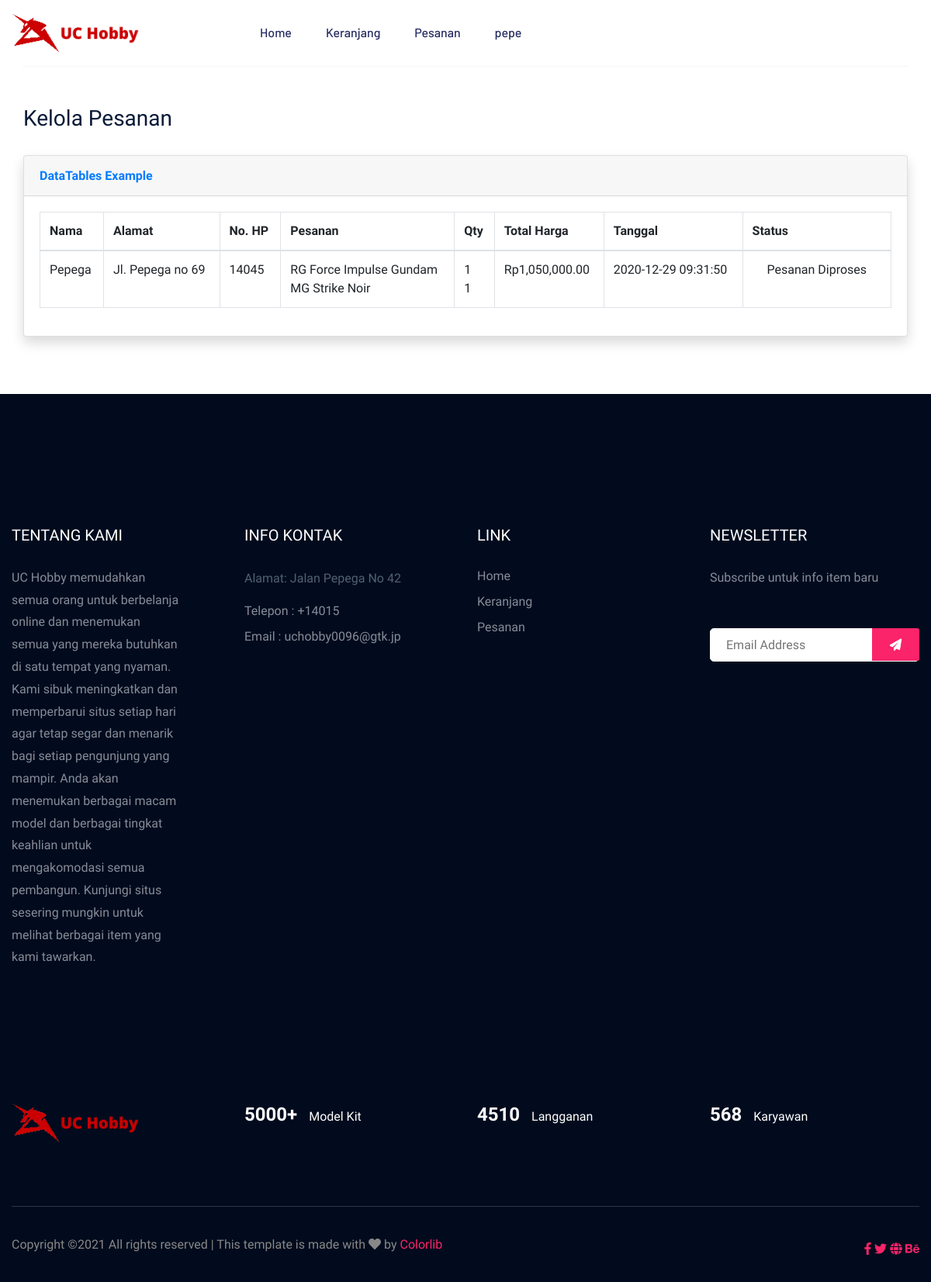
The page /orderlist.php (signed in) on the database its author committed.
### tables this page shows
CREATE TABLE `orders` (
  `id_order` int(100) NOT NULL,
  `id_user` int(100) NOT NULL,
  `nama` varchar(100) NOT NULL,
  `alamat` varchar(100) NOT NULL,
  `no_hp` varchar(100) NOT NULL,
  `date_updated` datetime NOT NULL DEFAULT current_timestamp(),
  `status` int(11) NOT NULL
);

CREATE TABLE `product` (
  `id_product` int(11) NOT NULL,
  `category_id` int(11) DEFAULT NULL,
  `name` varchar(100) NOT NULL,
  `stock` int(11) NOT NULL,
  `date_added` datetime NOT NULL DEFAULT current_timestamp(),
  `picture` varchar(100) NOT NULL,
  `price` decimal(20,0) NOT NULL
);

### orderlist.php (the view, shortened to what this page needs)
<?php
    include ("connection.php");
    $user=$_SESSION['id_user'];
    $q1="SELECT * FROM `orders` WHERE `id_user`=$user";
    $res1 = mysqli_query($koneksi,$q1);
    $q2="SELECT *, t2.name FROM `order-details` t1
    LEFT JOIN product t2 ON t1.id_product=t2.id_product
    JOIN orders t3 ON (t1.id_order=t3.id_order && t3.id_user=4)";
    $res2 = mysqli_query($koneksi,$q2);
    include ('header.php');
?>
<head>
    <link href="vendor/datatables/dataTables.bootstrap4.min.css" rel="stylesheet">
</head>
<div class="container-fluid">
<div class="container box_1170">
    <div class="section-top-border">
<h3 class="mb-30">Kelola Pesanan</h3>
<div class="card shadow mb-4">
    <div class="card-header py-3">
        <h6 class="m-0 font-weight-bold text-primary">DataTables Example</h6>
    </div>
    <div class="card-body">
        <div class="table-responsive">
            <table class="table table-bordered" id="dataTable" width="100%" cellspacing="0">
                <thead>
                    <tr>
                        <th>Nama</th>
                        <th>Alamat</th>
                        <th>No. HP</th>
                        <th>Pesanan</th>
                        <th>Qty</th>
                        <th>Total Harga</th>
                        <th>Tanggal</th>
                        <th>Status</th>
                    </tr>
                </thead>
                <tbody>
                    <?php foreach($res1 as $a){ ?>
                    <tr>
                        <td><?= $a['nama'] ?></td>
                        <td><?= $a['alamat'] ?></td>
                        <td><?= $a['no_hp'] ?></td>
                        <td>
                            <?php foreach($res2 as $b){ ?>
                                <?php if($a['id_order']==$b['id_order']){ ?>
                            <li><?= $b['name'] ?></li>
                            <?php }} ?>
                        </td>
                        <td>
                        <?php foreach($res2 as $b){ ?>
                            <?php if($a['id_order']==$b['id_order']){ ?>
                        <li><?= $b['qty'] ?></li>
                        <?php }} ?>
                        </td>
                        <td>
                        <?php $sum=0;foreach($res2 as $b){
                            if($a['id_order']==$b['id_order']){
                                $sum=$sum+($b['price']*$b['qty']);
                            }
                        }
                        ?>Rp<?= number_format($sum,2); ?>
                        </td>
                        <td><?= $a['date_updated'] ?></td>
                        <td>
                            <div class="col text-center">
                            <?php if($a['status']==1){ ?>
                            <a >Pesanan Diproses</a>
                            <?php } ?>
                            </div>
                        </td>
                    </tr>
                    </tbody>
                    <?php } ?>
                                </table>
                            </div>
                        </div>
                    </div>
                    </div>
                </div>
                            </div>
<?php include ('footer.php'); ?>

### rows shown on the page
orders: nama "Pepega", alamat "Jl. Pepega no 69", no_hp "14045", sum "1,050,000.00", date_updated "2020-12-29 09:31:50", status "Pesanan Diproses"
order-details: id_product.name "RG Force Impulse Gundam", qty "1"
order-details: id_product.name "MG Strike Noir", qty "1"

### other values the page prints
$_SESSION["username"] "pepe"
